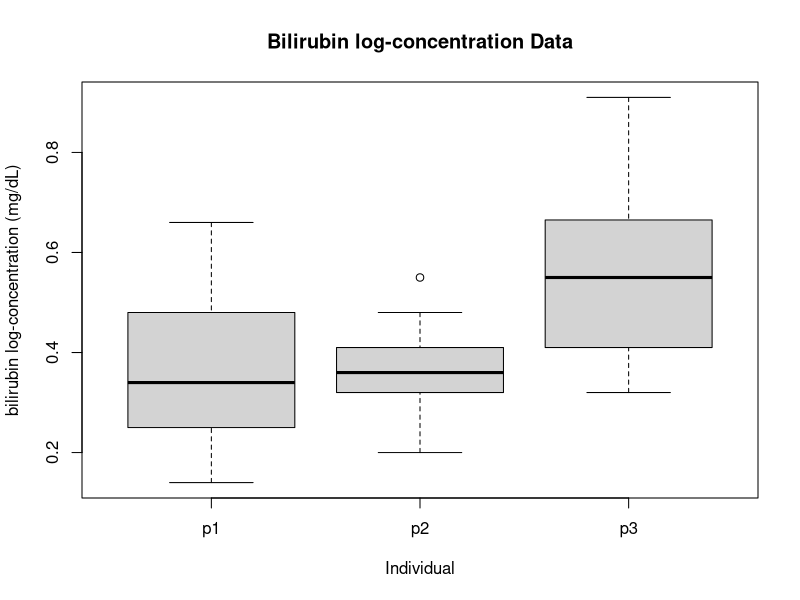
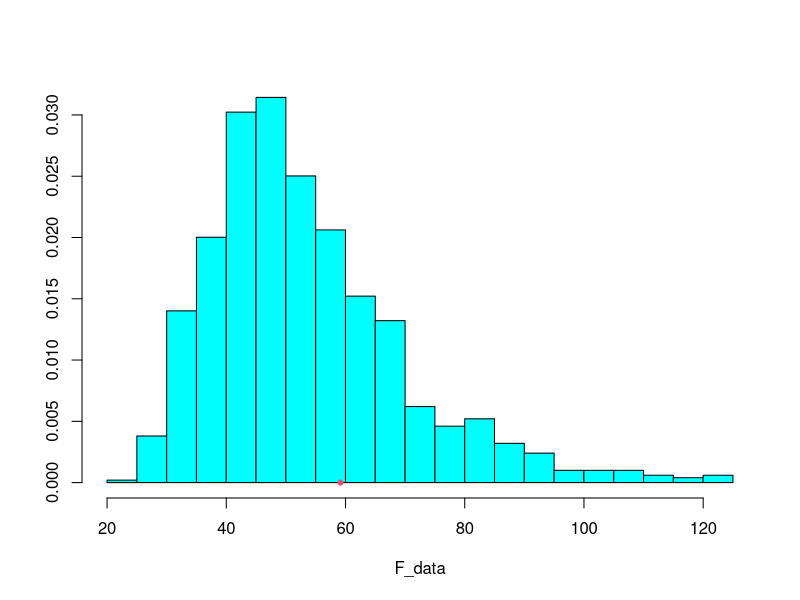

Write R code to recreate these figures, in order.
par(mfrow=c(1,1))
bilirubin <- read.table("bilirubin.txt",header=T)
boxplot(meas~pers,data=bilirubin, main="Bilirubin log-concentration Data", 
  	 xlab="Individual", ylab="bilirubin log-concentration (mg/dL)")


x1 <- c(rep(1, 11), rep(0, 18))
x2 <- c(rep(0, 11), rep(1, 10), rep(0, 8))
x3 <- c(rep(0, 21), rep(1, 8))
summary(lm(log(bilirubin[,1])~x1+x2+x3-1)) -> fit
fit$fstatistic[1] -> Fval
fit


permTest <- function(){
   N = length(bilirubin[,1])
   sample(1:N, N, replace = F) -> idx
   y <- bilirubin[idx,1]
   summary(lm(log(y)~x1+x2+x3-1))$fstatistic[1]
}

B = 999
tot = 0
F_data = rep(0, B)
for(i in 1:B){
   F <- permTest()
   if ( F > Fval)
   {
      tot = tot + 1
   }
   F_data[i] = F
}
tot = tot/B
tot
library(MASS)
truehist(F_data)
points(Fval,0,col=2, pch=20)

